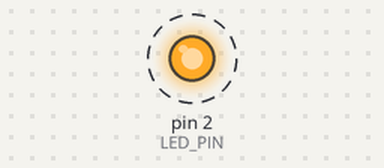
Bench run of a sketch on a simulated Arduino Uno, built with avr-gcc and run on an emulated ATmega328P. Parts: output pins drawn as LEDs (lit = HIGH). Dashed ring = blinking. What the sketch prints to the serial monitor is not drawn.

Above: at 0.7 s.
Timing chart, 0 to 3.5 s (numbered marks = the images above):
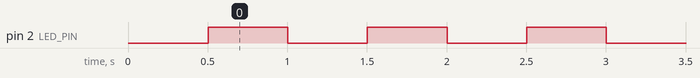

The sketch:

hello_serial.ino
```cpp
/*
 * Phototherapy_Timer — Arduino CLI bring-up sketch.
 * Prints over USB serial and toggles GPIO2 (often onboard LED).
 * Does NOT enable the SSR / lamp path.
 */

static const int LED_PIN = 2;
static const uint32_t BAUD = 115200;

void setup() {
  pinMode(LED_PIN, OUTPUT);
  digitalWrite(LED_PIN, LOW);
  Serial.begin(BAUD);
  delay(500);
  Serial.println();
  Serial.println(F("Phototherapy_Timer arduino_test_firmware / hello_serial"));
  Serial.println(F("SSR stays off in this sketch."));
}

void loop() {
  digitalWrite(LED_PIN, HIGH);
  Serial.println(F("tick"));
  delay(500);
  digitalWrite(LED_PIN, LOW);
  delay(500);
}
```

Measured:
- by itself, pin 2 (LED_PIN): alternates HIGH for 0.50 s and LOW for 0.50 s
